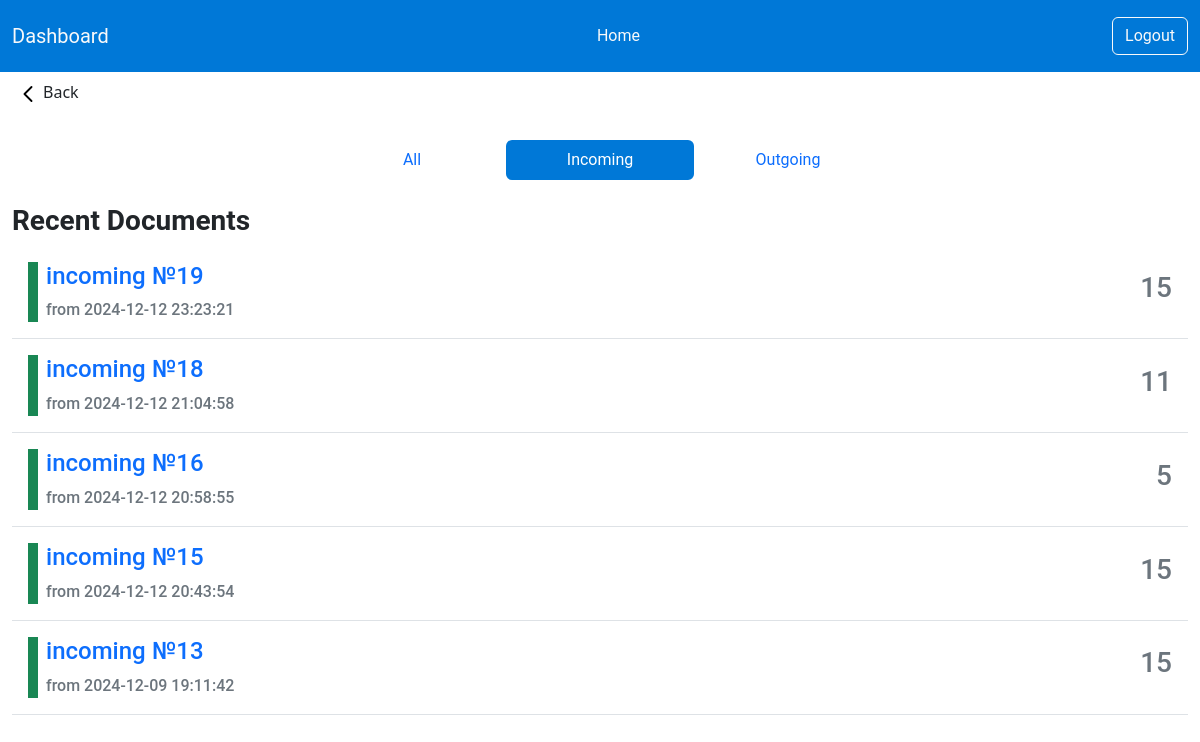
The page /admin/documents.php?type=incoming (signed in) on the database its author committed.
### tables this page shows
CREATE TABLE `transactions` (
  `id` int NOT NULL,
  `product_id` int NOT NULL,
  `type` enum('incoming','outgoing') NOT NULL,
  `quantity` int NOT NULL,
  `date` datetime DEFAULT CURRENT_TIMESTAMP
);

### admin/documents.php (the view, shortened to what this page needs)
<?php include_once('includes/header.php');
$type = isset($_GET['type']) ? $_GET['type'] : 'all';
$sql_orders = "SELECT *, `transactions`.`id` AS `transactions_id`
               FROM `transactions`
               INNER JOIN `products` ON `transactions`.`product_id` = `products`.`id`";
if ($type === 'incoming') {
    $sql_orders .= " WHERE `transactions`.`type` = 'incoming'";
} elseif ($type === 'outgoing') {
    $sql_orders .= " WHERE `transactions`.`type` = 'outgoing'";
}
$sql_orders .= " ORDER BY `transactions`.`date` DESC";
$stm_orders = $pdo->prepare($sql_orders);
$stm_orders->execute();
$orders = $stm_orders->fetchAll(PDO::FETCH_ASSOC);
?>
<a href="index.php" class="btn btn-transparent d-flex-inline justify-content-start align-items-center"><img src="./assets/icons/back.svg" alt="">Back</a>
<div class="container-fluid mt-4">
    <div class="m-4">
        <ul class="nav nav-pills nav-justified col-12 col-md-6 m-auto">
            <li class="nav-item">
                <a class="nav-link <?= !isset($_GET['type']) || $_GET['type'] === 'all' ? 'active bg-primary' : '' ?>" href="?type=all">All</a>
            </li>
            <li class="nav-item">
                <a class="nav-link <?= isset($_GET['type']) && $_GET['type'] === 'incoming' ? 'active bg-primary' : '' ?>" href="?type=incoming">Incoming</a>
            </li>
            <li class="nav-item">
                <a class="nav-link <?= isset($_GET['type']) && $_GET['type'] === 'outgoing' ? 'active bg-primary' : '' ?>" href="?type=outgoing">Outgoing</a>
            </li>
        </ul>
    </div>
    <div class="text-start">
        <h3 class="fw-bold">Recent Documents</h3>
    </div>
    <div class="col-12">
        <?php foreach ($orders as $order) : ?>
            <div class="card bg-white border-0 rounded-0 border-bottom">
                <div class="card-body d-flex justify-content-between">
                    <div class="d-flex">
                        <span class="w-10 h-100 bg-<?= htmlspecialchars($order['type']) === 'incoming' ? 'success' : 'danger' ?>"></span>
                        <div class="ms-2">
                            <a href="#" class="link-primary text-decoration-none card-title">
                                <h4><?= $order['type'] ?> №<?= $order['transactions_id'] ?></h4>
                            </a>
                            <p class="card-text text-secondary mb-0 fw-medium">from <?= $order['date'] ?></p>
                        </div>
                    </div>
                    <div class="d-flex justify-content-center align-items-center">
                        <h3 class="text-secondary"><?= $order['quantity'] ?></h3>
                    </div>
                </div>
            </div>
        <?php endforeach; ?>
    </div>
</div>
</body>
</html>

### admin/assets/css/style.css (style rules this page uses)
* { font-family: "Roboto", sans-serif; font-weight: 400; font-style: normal; }
.w-10 { width: 10px; }
.bg-primary, .btn-primary { background-color: #0078d7 !important; }

### rows shown on the page
transactions: type "incoming", id "19", date "2024-12-12 23:23:21", quantity "15"
transactions: type "incoming", id "18", date "2024-12-12 21:04:58", quantity "11"
transactions: type "incoming", id "16", date "2024-12-12 20:58:55", quantity "5"
transactions: type "incoming", id "15", date "2024-12-12 20:43:54", quantity "15"
transactions: type "incoming", id "13", date "2024-12-09 19:11:42", quantity "15"
